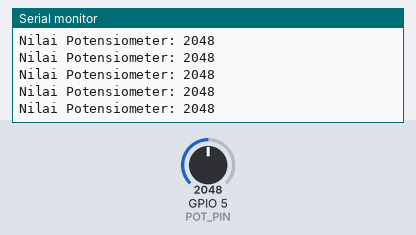
Simulated run of this sketch. Board: ESP32. Shown: the last lines printed to the serial monitor. The inputs (shaded band) are chosen by the test bench; at power-on: GPIO 5 (POT_PIN) = 2048.

Above: at 2.2 s.
2.3 s: GPIO 5 (POT_PIN) set to 2866
At 2.56 s:
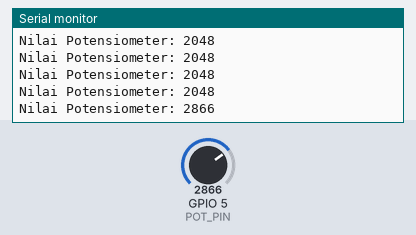
3.8 s: GPIO 5 (POT_PIN) set to 3603
At 3.96 s:
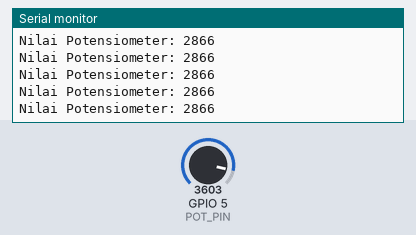
Timing chart, 0 to 6.8 s (numbered marks = the images above; inputs shaded):
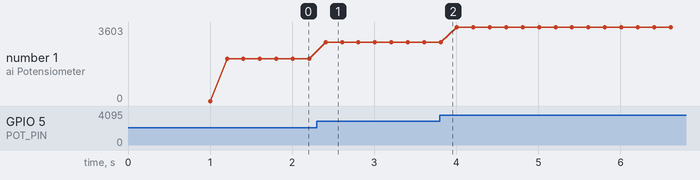

Measured:
- after the input at 2.3 s, the serial monitor: prints a new line after 0.11 s (image 1)
- plotted number 1: 2048 → 2866 after the input at 2.3 s, 2866 → 3603 after the input at 3.8 s

The sketch:

Potensiometer_Test.ino
```cpp
#include <Arduino.h>

#define POT_PIN 5

TaskHandle_t TaskReadPot;
TaskHandle_t TaskDisplayPot;

volatile int potValue = 0;

void readPotTask(void *pvParameters) {
  Serial.print("readPotTask berjalan di Core: ");
  Serial.println(xPortGetCoreID());

  for (;;) {
    potValue = analogRead(POT_PIN);
    vTaskDelay(50 / portTICK_PERIOD_MS);
  }
}

void displayPotTask(void *pvParameters) {
  Serial.print("displayPotTask berjalan di Core: ");
  Serial.println(xPortGetCoreID());

  for (;;) {
    Serial.print("Nilai Potensiometer: ");
    Serial.println(potValue);
    vTaskDelay(200 / portTICK_PERIOD_MS);
  }
}

void setup() {
  Serial.begin(115200);
  vTaskDelay(1000 / portTICK_PERIOD_MS);

  pinMode(POT_PIN, INPUT);

  xTaskCreatePinnedToCore(
    readPotTask,
    "ReadPot",
    2048,
    NULL,
    1,
    &TaskReadPot,
    0
  );

  xTaskCreatePinnedToCore(
    displayPotTask,
    "DisplayPot",
    2048,
    NULL,
    1,
    &TaskDisplayPot,
    1
  );

  Serial.println("Task Potensiometer telah dibuat di Core 0 & Core 1");
}

void loop() {
  vTaskDelay(1000 / portTICK_PERIOD_MS);
}
```
